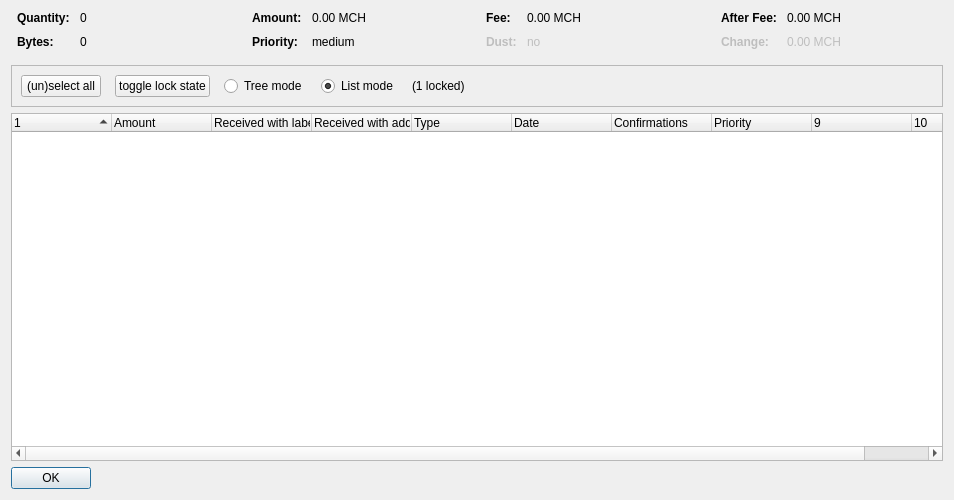
<?xml version="1.0" encoding="UTF-8"?>
<ui version="4.0">
 <class>CoinControlDialog</class>
 <widget class="QDialog" name="CoinControlDialog">
  <property name="geometry">
   <rect>
    <x>0</x>
    <y>0</y>
    <width>954</width>
    <height>500</height>
   </rect>
  </property>
  <property name="windowTitle">
   <string>Coin Selection</string>
  </property>
  <layout class="QVBoxLayout" name="verticalLayout">
   <item>
    <layout class="QHBoxLayout" name="horizontalLayoutTop" stretch="0,0,0,0">
     <property name="topMargin">
      <number>0</number>
     </property>
     <property name="bottomMargin">
      <number>10</number>
     </property>
     <item>
      <layout class="QFormLayout" name="formLayoutCoinControl1">
       <property name="horizontalSpacing">
        <number>10</number>
       </property>
       <property name="verticalSpacing">
        <number>10</number>
       </property>
       <property name="leftMargin">
        <number>6</number>
       </property>
       <property name="rightMargin">
        <number>6</number>
       </property>
       <item row="0" column="0">
        <widget class="QLabel" name="labelCoinControlQuantityText">
         <property name="font">
          <font>
           <weight>75</weight>
           <bold>true</bold>
          </font>
         </property>
         <property name="text">
          <string>Quantity:</string>
         </property>
        </widget>
       </item>
       <item row="0" column="1">
        <widget class="QLabel" name="labelCoinControlQuantity">
         <property name="cursor">
          <cursorShape>IBeamCursor</cursorShape>
         </property>
         <property name="contextMenuPolicy">
          <enum>Qt::ActionsContextMenu</enum>
         </property>
         <property name="text">
          <string notr="true">0</string>
         </property>
         <property name="textInteractionFlags">
          <set>Qt::LinksAccessibleByMouse|Qt::TextSelectableByKeyboard|Qt::TextSelectableByMouse</set>
         </property>
        </widget>
       </item>
       <item row="1" column="0">
        <widget class="QLabel" name="labelCoinControlBytesText">
         <property name="font">
          <font>
           <weight>75</weight>
           <bold>true</bold>
          </font>
         </property>
         <property name="text">
          <string>Bytes:</string>
         </property>
        </widget>
       </item>
       <item row="1" column="1">
        <widget class="QLabel" name="labelCoinControlBytes">
         <property name="cursor">
          <cursorShape>IBeamCursor</cursorShape>
         </property>
         <property name="contextMenuPolicy">
          <enum>Qt::ActionsContextMenu</enum>
         </property>
         <property name="text">
          <string notr="true">0</string>
         </property>
         <property name="textInteractionFlags">
          <set>Qt::LinksAccessibleByMouse|Qt::TextSelectableByKeyboard|Qt::TextSelectableByMouse</set>
         </property>
        </widget>
       </item>
      </layout>
     </item>
     <item>
      <layout class="QFormLayout" name="formLayoutCoinControl2">
       <property name="horizontalSpacing">
        <number>10</number>
       </property>
       <property name="verticalSpacing">
        <number>10</number>
       </property>
       <property name="leftMargin">
        <number>6</number>
       </property>
       <property name="rightMargin">
        <number>6</number>
       </property>
       <item row="0" column="0">
        <widget class="QLabel" name="labelCoinControlAmountText">
         <property name="font">
          <font>
           <weight>75</weight>
           <bold>true</bold>
          </font>
         </property>
         <property name="text">
          <string>Amount:</string>
         </property>
        </widget>
       </item>
       <item row="0" column="1">
        <widget class="QLabel" name="labelCoinControlAmount">
         <property name="cursor">
          <cursorShape>IBeamCursor</cursorShape>
         </property>
         <property name="contextMenuPolicy">
          <enum>Qt::ActionsContextMenu</enum>
         </property>
         <property name="text">
          <string notr="true">0.00 MCH</string>
         </property>
         <property name="textInteractionFlags">
          <set>Qt::LinksAccessibleByMouse|Qt::TextSelectableByKeyboard|Qt::TextSelectableByMouse</set>
         </property>
        </widget>
       </item>
       <item row="1" column="0">
        <widget class="QLabel" name="labelCoinControlPriorityText">
         <property name="font">
          <font>
           <weight>75</weight>
           <bold>true</bold>
          </font>
         </property>
         <property name="text">
          <string>Priority:</string>
         </property>
        </widget>
       </item>
       <item row="1" column="1">
        <widget class="QLabel" name="labelCoinControlPriority">
         <property name="cursor">
          <cursorShape>IBeamCursor</cursorShape>
         </property>
         <property name="contextMenuPolicy">
          <enum>Qt::ActionsContextMenu</enum>
         </property>
         <property name="text">
          <string>medium</string>
         </property>
         <property name="textInteractionFlags">
          <set>Qt::LinksAccessibleByMouse|Qt::TextSelectableByKeyboard|Qt::TextSelectableByMouse</set>
         </property>
        </widget>
       </item>
      </layout>
     </item>
     <item>
      <layout class="QFormLayout" name="formLayoutCoinControl3">
       <property name="horizontalSpacing">
        <number>10</number>
       </property>
       <property name="verticalSpacing">
        <number>10</number>
       </property>
       <property name="leftMargin">
        <number>6</number>
       </property>
       <property name="rightMargin">
        <number>6</number>
       </property>
       <item row="0" column="0">
        <widget class="QLabel" name="labelCoinControlFeeText">
         <property name="font">
          <font>
           <weight>75</weight>
           <bold>true</bold>
          </font>
         </property>
         <property name="text">
          <string>Fee:</string>
         </property>
        </widget>
       </item>
       <item row="0" column="1">
        <widget class="QLabel" name="labelCoinControlFee">
         <property name="cursor">
          <cursorShape>IBeamCursor</cursorShape>
         </property>
         <property name="contextMenuPolicy">
          <enum>Qt::ActionsContextMenu</enum>
         </property>
         <property name="text">
          <string notr="true">0.00 MCH</string>
         </property>
         <property name="textInteractionFlags">
          <set>Qt::LinksAccessibleByMouse|Qt::TextSelectableByKeyboard|Qt::TextSelectableByMouse</set>
         </property>
        </widget>
       </item>
       <item row="1" column="0">
        <widget class="QLabel" name="labelCoinControlLowOutputText">
         <property name="enabled">
          <bool>false</bool>
         </property>
         <property name="font">
          <font>
           <weight>75</weight>
           <bold>true</bold>
          </font>
         </property>
         <property name="text">
          <string>Dust:</string>
         </property>
        </widget>
       </item>
       <item row="1" column="1">
        <widget class="QLabel" name="labelCoinControlLowOutput">
         <property name="enabled">
          <bool>false</bool>
         </property>
         <property name="cursor">
          <cursorShape>IBeamCursor</cursorShape>
         </property>
         <property name="contextMenuPolicy">
          <enum>Qt::ActionsContextMenu</enum>
         </property>
         <property name="text">
          <string>no</string>
         </property>
         <property name="textInteractionFlags">
          <set>Qt::LinksAccessibleByMouse|Qt::TextSelectableByKeyboard|Qt::TextSelectableByMouse</set>
         </property>
        </widget>
       </item>
      </layout>
     </item>
     <item>
      <layout class="QFormLayout" name="formLayoutCoinControl4">
       <property name="horizontalSpacing">
        <number>10</number>
       </property>
       <property name="verticalSpacing">
        <number>10</number>
       </property>
       <property name="leftMargin">
        <number>6</number>
       </property>
       <property name="rightMargin">
        <number>6</number>
       </property>
       <item row="0" column="0">
        <widget class="QLabel" name="labelCoinControlAfterFeeText">
         <property name="font">
          <font>
           <weight>75</weight>
           <bold>true</bold>
          </font>
         </property>
         <property name="text">
          <string>After Fee:</string>
         </property>
        </widget>
       </item>
       <item row="0" column="1">
        <widget class="QLabel" name="labelCoinControlAfterFee">
         <property name="cursor">
          <cursorShape>IBeamCursor</cursorShape>
         </property>
         <property name="contextMenuPolicy">
          <enum>Qt::ActionsContextMenu</enum>
         </property>
         <property name="text">
          <string notr="true">0.00 MCH</string>
         </property>
         <property name="textInteractionFlags">
          <set>Qt::LinksAccessibleByMouse|Qt::TextSelectableByKeyboard|Qt::TextSelectableByMouse</set>
         </property>
        </widget>
       </item>
       <item row="1" column="0">
        <widget class="QLabel" name="labelCoinControlChangeText">
         <property name="enabled">
          <bool>false</bool>
         </property>
         <property name="font">
          <font>
           <weight>75</weight>
           <bold>true</bold>
          </font>
         </property>
         <property name="text">
          <string>Change:</string>
         </property>
        </widget>
       </item>
       <item row="1" column="1">
        <widget class="QLabel" name="labelCoinControlChange">
         <property name="enabled">
          <bool>false</bool>
         </property>
         <property name="cursor">
          <cursorShape>IBeamCursor</cursorShape>
         </property>
         <property name="contextMenuPolicy">
          <enum>Qt::ActionsContextMenu</enum>
         </property>
         <property name="text">
          <string notr="true">0.00 MCH</string>
         </property>
         <property name="textInteractionFlags">
          <set>Qt::LinksAccessibleByMouse|Qt::TextSelectableByKeyboard|Qt::TextSelectableByMouse</set>
         </property>
        </widget>
       </item>
      </layout>
     </item>
    </layout>
   </item>
   <item>
    <widget class="QFrame" name="frame">
     <property name="minimumSize">
      <size>
       <width>0</width>
       <height>40</height>
      </size>
     </property>
     <property name="frameShape">
      <enum>QFrame::StyledPanel</enum>
     </property>
     <property name="frameShadow">
      <enum>QFrame::Sunken</enum>
     </property>
     <layout class="QHBoxLayout" name="horizontalLayout">
      <item>
       <layout class="QHBoxLayout" name="horizontalLayoutPanel" stretch="0,0,0,0,0,0">
        <property name="spacing">
         <number>14</number>
        </property>
        <item>
         <widget class="QPushButton" name="pushButtonSelectAll">
          <property name="sizePolicy">
           <sizepolicy hsizetype="Maximum" vsizetype="Fixed">
            <horstretch>0</horstretch>
            <verstretch>0</verstretch>
           </sizepolicy>
          </property>
          <property name="text">
           <string>(un)select all</string>
          </property>
          <property name="autoDefault">
           <bool>false</bool>
          </property>
         </widget>
        </item>
        <item>
         <widget class="QPushButton" name="pushButtonToggleLock">
          <property name="sizePolicy">
           <sizepolicy hsizetype="Maximum" vsizetype="Fixed">
            <horstretch>0</horstretch>
            <verstretch>0</verstretch>
           </sizepolicy>
          </property>
          <property name="text">
           <string>toggle lock state</string>
          </property>
          <property name="autoDefault">
           <bool>false</bool>
          </property>
         </widget>
        </item>
        <item>
         <widget class="QRadioButton" name="radioTreeMode">
          <property name="sizePolicy">
           <sizepolicy hsizetype="Maximum" vsizetype="Fixed">
            <horstretch>0</horstretch>
            <verstretch>0</verstretch>
           </sizepolicy>
          </property>
          <property name="text">
           <string>Tree mode</string>
          </property>
         </widget>
        </item>
        <item>
         <widget class="QRadioButton" name="radioListMode">
          <property name="sizePolicy">
           <sizepolicy hsizetype="Maximum" vsizetype="Fixed">
            <horstretch>0</horstretch>
            <verstretch>0</verstretch>
           </sizepolicy>
          </property>
          <property name="text">
           <string>List mode</string>
          </property>
          <property name="checked">
           <bool>true</bool>
          </property>
         </widget>
        </item>
        <item>
         <widget class="QLabel" name="labelLocked">
          <property name="text">
           <string>(1 locked)</string>
          </property>
         </widget>
        </item>
        <item>
         <spacer name="horizontalSpacer">
          <property name="orientation">
           <enum>Qt::Horizontal</enum>
          </property>
          <property name="sizeHint" stdset="0">
           <size>
            <width>40</width>
            <height>20</height>
           </size>
          </property>
         </spacer>
        </item>
       </layout>
      </item>
     </layout>
    </widget>
   </item>
   <item>
    <widget class="CoinControlTreeWidget" name="treeWidget">
     <property name="contextMenuPolicy">
      <enum>Qt::CustomContextMenu</enum>
     </property>
     <property name="sortingEnabled">
      <bool>false</bool>
     </property>
     <property name="columnCount">
      <number>10</number>
     </property>
     <attribute name="headerShowSortIndicator" stdset="0">
      <bool>true</bool>
     </attribute>
     <attribute name="headerStretchLastSection">
      <bool>false</bool>
     </attribute>
     <column>
      <property name="text">
       <string/>
      </property>
     </column>
     <column>
      <property name="text">
       <string>Amount</string>
      </property>
     </column>
     <column>
      <property name="text">
       <string>Received with label</string>
      </property>
     </column>
     <column>
      <property name="text">
       <string>Received with address</string>
      </property>
     </column>
     <column>
      <property name="text">
       <string>Type</string>
      </property>
     </column>
     <column>
      <property name="text">
       <string>Date</string>
      </property>
     </column>
     <column>
      <property name="text">
       <string>Confirmations</string>
      </property>
      <property name="toolTip">
       <string>Confirmed</string>
      </property>
     </column>
     <column>
      <property name="text">
       <string>Priority</string>
      </property>
     </column>
     <column>
      <property name="text">
       <string/>
      </property>
     </column>
     <column>
      <property name="text">
       <string/>
      </property>
     </column>
    </widget>
   </item>
   <item>
    <widget class="QDialogButtonBox" name="buttonBox">
     <property name="sizePolicy">
      <sizepolicy hsizetype="Maximum" vsizetype="Fixed">
       <horstretch>0</horstretch>
       <verstretch>0</verstretch>
      </sizepolicy>
     </property>
     <property name="orientation">
      <enum>Qt::Horizontal</enum>
     </property>
     <property name="standardButtons">
      <set>QDialogButtonBox::Ok</set>
     </property>
    </widget>
   </item>
  </layout>
 </widget>
 <customwidgets>
  <customwidget>
   <class>CoinControlTreeWidget</class>
   <extends>QTreeWidget</extends>
   <header>coincontroltreewidget.h</header>
  </customwidget>
 </customwidgets>
 <resources/>
 <connections/>
</ui>
